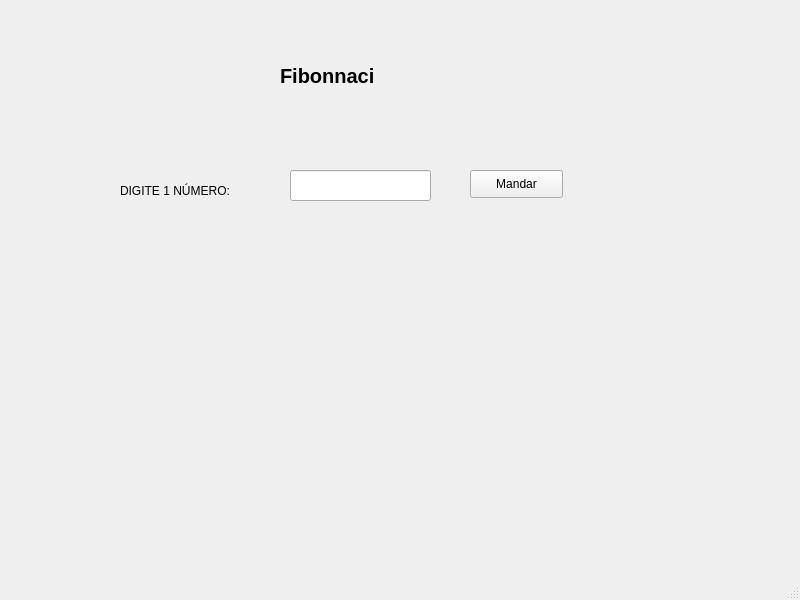
<?xml version="1.0" encoding="UTF-8"?>
<ui version="4.0">
 <class>MainWindow</class>
 <widget class="QMainWindow" name="MainWindow">
  <property name="geometry">
   <rect>
    <x>0</x>
    <y>0</y>
    <width>800</width>
    <height>600</height>
   </rect>
  </property>
  <property name="windowTitle">
   <string>MainWindow</string>
  </property>
  <widget class="QWidget" name="centralwidget">
   <widget class="QPushButton" name="pushButtonEnviar">
    <property name="geometry">
     <rect>
      <x>470</x>
      <y>170</y>
      <width>93</width>
      <height>28</height>
     </rect>
    </property>
    <property name="text">
     <string>Mandar</string>
    </property>
   </widget>
   <widget class="QLabel" name="labelResposta">
    <property name="geometry">
     <rect>
      <x>130</x>
      <y>270</y>
      <width>431</width>
      <height>141</height>
     </rect>
    </property>
    <property name="font">
     <font>
      <pointsize>12</pointsize>
      <weight>75</weight>
      <bold>true</bold>
     </font>
    </property>
    <property name="text">
     <string/>
    </property>
    <property name="wordWrap">
     <bool>true</bool>
    </property>
   </widget>
   <widget class="QLabel" name="label_num">
    <property name="geometry">
     <rect>
      <x>120</x>
      <y>170</y>
      <width>151</width>
      <height>41</height>
     </rect>
    </property>
    <property name="text">
     <string>DIGITE 1 NÚMERO:</string>
    </property>
   </widget>
   <widget class="QLineEdit" name="lineEditNum">
    <property name="geometry">
     <rect>
      <x>290</x>
      <y>170</y>
      <width>141</width>
      <height>31</height>
     </rect>
    </property>
    <property name="text">
     <string/>
    </property>
   </widget>
   <widget class="QLabel" name="label_titulo">
    <property name="geometry">
     <rect>
      <x>280</x>
      <y>50</y>
      <width>211</width>
      <height>51</height>
     </rect>
    </property>
    <property name="font">
     <font>
      <pointsize>15</pointsize>
      <weight>75</weight>
      <bold>true</bold>
     </font>
    </property>
    <property name="text">
     <string>Fibonnaci</string>
    </property>
   </widget>
  </widget>
  <widget class="QMenuBar" name="menubar">
   <property name="geometry">
    <rect>
     <x>0</x>
     <y>0</y>
     <width>800</width>
     <height>26</height>
    </rect>
   </property>
  </widget>
  <widget class="QStatusBar" name="statusbar"/>
 </widget>
 <resources/>
 <connections/>
</ui>
